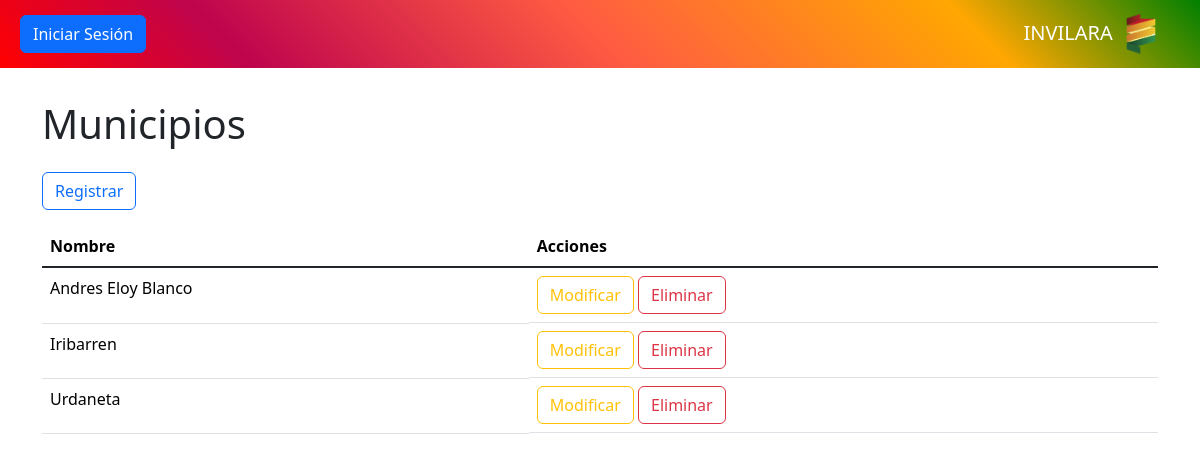
The page /controlador/municipio.php on the database as committed earlier.
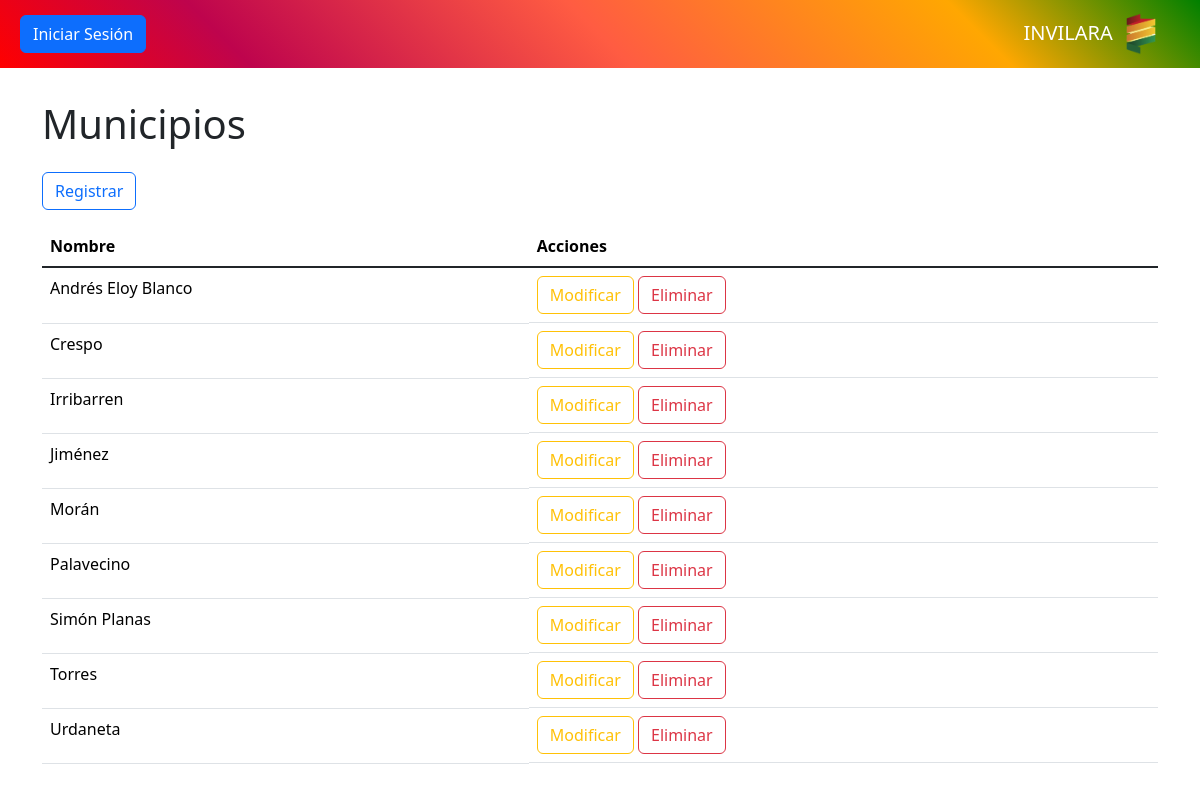
The same page on the database as committed later.
### tables this page shows
CREATE TABLE `municipio` (
  `id` int NOT NULL AUTO_INCREMENT,
  `nombre` varchar(100) DEFAULT NULL,
  PRIMARY KEY (`id`)
);

### controlador/municipio.php (called while the page is built, shortened)
<?php
require_once "modelo/municipio.php";
$modelo = new Municipio();
$datos = $modelo->consultar();
require_once "vista/municipio.php";
?>

### modelo/base_datos.php (called while the page is built)
<?php
class BaseDatos
{
    private $host = "localhost";
    private $dbname = "invilara";
    private $usuario = "root";
    private $contrasena = "";
    public function conexion()
    {
        $dsn = "mysql" . ":" . "host=" . $this->host . ";" . "dbname=" . $this->dbname . ";";
        $pdo = new PDO($dsn, $this->usuario, $this->contrasena);
        $pdo->setAttribute(PDO::ATTR_ERRMODE, PDO::ERRMODE_EXCEPTION);
        return $pdo;
    }
}
?>

### modelo/municipio.php (called while the page is built, shortened)
<?php
require_once "modelo/base_datos.php";
class Municipio extends BaseDatos
{
    private $tabla = "municipio";
    public function consultar()
    {
        $stmt = $this->conexion()->query("SELECT * FROM {$this->tabla} ORDER BY nombre ASC");
        $result = $stmt->fetchAll(PDO::FETCH_ASSOC);
        return $result;
    }
}
?>

### vista/municipio.php (the view, shortened to what this page needs)
<?php require_once "vista/componentes/encabezado.php"; ?>
<?php require_once "vista/componentes/barra.php"; ?>
<main class="container" id="crud">
    <h1>Municipios</h1>
    <button class="btn btn-outline-primary my-3" value="insertar">Registrar</button>
    <div class="table-responsive">
        <table class="table table-hover">
            <thead>
                <tr>
                    <th>Nombre</th>
                    <th>Acciones</th>
                </tr>
            </thead>
            <tbody class="table-group-divider">
                <?php foreach ($datos as $d): ?>
                        <tr>
                            <td><?php echo $d["nombre"] ?></td>
                            <td class="d-grid d-md-block gap-2">
                                <button class="btn btn-outline-warning" value="modificar">Modificar</button>
                                <button class="btn btn-outline-danger" value="eliminar" data-bs-toggle="modal"
                                    data-bs-target="#modal-eliminacion">Eliminar</button>
                            </td>
                        </tr>
                <?php endforeach ?>
            </tbody>
        </table>
    </div>
</main>

Rows that differ between the two databases and show on the page:
removed municipio: nombre "Iribarren"
changed municipio: nombre "Andres Eloy Blanco" → "Andrés Eloy Blanco"
added municipio: nombre "Crespo"
added municipio: nombre "Irribarren"
added municipio: nombre "Jiménez"
added municipio: nombre "Morán"
added municipio: nombre "Palavecino"
added municipio: nombre "Simón Planas"
added municipio: nombre "Torres"
